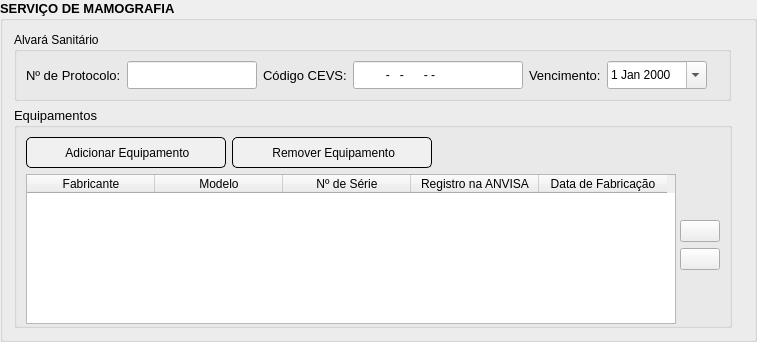
                   <widget class="QGroupBox" name="mamografiaGroupBox">
                    <property name="enabled">
                     <bool>true</bool>
                    </property>
                    <property name="minimumSize">
                     <size>
                      <width>757</width>
                      <height>342</height>
                     </size>
                    </property>
                    <property name="maximumSize">
                     <size>
                      <width>757</width>
                      <height>342</height>
                     </size>
                    </property>
                    <property name="font">
                     <font>
                      <family>Segoe UI</family>
                      <pointsize>10</pointsize>
                      <italic>false</italic>
                      <bold>true</bold>
                     </font>
                    </property>
                    <property name="styleSheet">
                     <string notr="true">QGroupBox::unchecked {
	background-color: rgb(230, 230, 230);
	font: 700 &quot;Segoe UI&quot;;
}

QGroupBox::checked {
	background-color: rgb(166, 255, 184);
	font: 700 10pt &quot;Segoe UI&quot;;
}</string>
                    </property>
                    <property name="title">
                     <string>SERVIÇO DE MAMOGRAFIA</string>
                    </property>
                    <property name="flat">
                     <bool>false</bool>
                    </property>
                    <property name="checkable">
                     <bool>false</bool>
                    </property>
                    <property name="checked">
                     <bool>false</bool>
                    </property>
                    <layout class="QVBoxLayout" name="verticalLayout_16">
                     <item>
                      <layout class="QHBoxLayout" name="horizontalLayout_26">
                       <item>
                        <widget class="QGroupBox" name="groupBox_6">
                         <property name="styleSheet">
                          <string notr="true">QGroupBox {
	font: 10pt &quot;Segoe UI&quot;;
}</string>
                         </property>
                         <property name="title">
                          <string>Alvará Sanitário</string>
                         </property>
                         <layout class="QVBoxLayout" name="verticalLayout_17">
                          <item>
                           <layout class="QHBoxLayout" name="horizontalLayout_27">
                            <item>
                             <widget class="QLabel" name="label_31">
                              <property name="font">
                               <font>
                                <pointsize>10</pointsize>
                               </font>
                              </property>
                              <property name="text">
                               <string>Nº de Protocolo:</string>
                              </property>
                             </widget>
                            </item>
                            <item>
                             <widget class="QLineEdit" name="protocoloAlvaraMamografiaLineEdit">
                              <property name="minimumSize">
                               <size>
                                <width>130</width>
                                <height>28</height>
                               </size>
                              </property>
                              <property name="maximumSize">
                               <size>
                                <width>130</width>
                                <height>28</height>
                               </size>
                              </property>
                             </widget>
                            </item>
                            <item>
                             <widget class="QLabel" name="label_32">
                              <property name="font">
                               <font>
                                <pointsize>10</pointsize>
                               </font>
                              </property>
                              <property name="text">
                               <string>Código CEVS:</string>
                              </property>
                             </widget>
                            </item>
                            <item>
                             <widget class="QLineEdit" name="codigoCEVSAlvaraMamografiaLineEdit">
                              <property name="minimumSize">
                               <size>
                                <width>170</width>
                                <height>28</height>
                               </size>
                              </property>
                              <property name="maximumSize">
                               <size>
                                <width>170</width>
                                <height>28</height>
                               </size>
                              </property>
                              <property name="inputMask">
                               <string>000000000-000-000000-0-0</string>
                              </property>
                             </widget>
                            </item>
                            <item>
                             <widget class="QLabel" name="label_33">
                              <property name="font">
                               <font>
                                <pointsize>10</pointsize>
                               </font>
                              </property>
                              <property name="text">
                               <string>Vencimento:</string>
                              </property>
                             </widget>
                            </item>
                            <item>
                             <widget class="QDateEdit" name="validadeAlvaraMamografiaDateEdit">
                              <property name="minimumSize">
                               <size>
                                <width>100</width>
                                <height>28</height>
                               </size>
                              </property>
                              <property name="maximumSize">
                               <size>
                                <width>100</width>
                                <height>28</height>
                               </size>
                              </property>
                              <property name="calendarPopup">
                               <bool>true</bool>
                              </property>
                             </widget>
                            </item>
                            <item>
                             <spacer name="horizontalSpacer_28">
                              <property name="orientation">
                               <enum>Qt::Horizontal</enum>
                              </property>
                              <property name="sizeHint" stdset="0">
                               <size>
                                <width>40</width>
                                <height>20</height>
                               </size>
                              </property>
                             </spacer>
                            </item>
                           </layout>
                          </item>
                         </layout>
                        </widget>
                       </item>
                       <item>
                        <spacer name="horizontalSpacer_29">
                         <property name="orientation">
                          <enum>Qt::Horizontal</enum>
                         </property>
                         <property name="sizeHint" stdset="0">
                          <size>
                           <width>40</width>
                           <height>20</height>
                          </size>
                         </property>
                        </spacer>
                       </item>
                      </layout>
                     </item>
                     <item>
                      <layout class="QHBoxLayout" name="horizontalLayout_45">
                       <property name="topMargin">
                        <number>0</number>
                       </property>
                       <item>
                        <widget class="QGroupBox" name="equipamentosMamografiaGroupBox">
                         <property name="minimumSize">
                          <size>
                           <width>718</width>
                           <height>0</height>
                          </size>
                         </property>
                         <property name="maximumSize">
                          <size>
                           <width>718</width>
                           <height>16777215</height>
                          </size>
                         </property>
                         <property name="font">
                          <font>
                           <pointsize>10</pointsize>
                          </font>
                         </property>
                         <property name="title">
                          <string>Equipamentos</string>
                         </property>
                         <layout class="QVBoxLayout" name="verticalLayout_22">
                          <item>
                           <layout class="QHBoxLayout" name="horizontalLayout_46">
                            <item>
                             <widget class="QPushButton" name="adicionarEquipamentoMamografiaPushButton">
                              <property name="minimumSize">
                               <size>
                                <width>200</width>
                                <height>31</height>
                               </size>
                              </property>
                              <property name="maximumSize">
                               <size>
                                <width>200</width>
                                <height>31</height>
                               </size>
                              </property>
                              <property name="styleSheet">
                               <string notr="true">QPushButton {
	font: 10pt &quot;Segoe UI&quot;;
	border: 1px solid black;
	border-radius: 5px;
	background-color: rgb(240, 240, 240);
}

QPushButton:hover {
	font: 10pt &quot;Segoe UI&quot;;
	border: 1px solid black;
	border-radius: 5px;
	background-color: rgb(170, 255, 127);
}</string>
                              </property>
                              <property name="text">
                               <string> Adicionar Equipamento</string>
                              </property>
                              <property name="icon">
                               <iconset resource="resources.qrc">
                                <normaloff>:/imagens/icon-add.png</normaloff>:/imagens/icon-add.png</iconset>
                              </property>
                              <property name="iconSize">
                               <size>
                                <width>15</width>
                                <height>15</height>
                               </size>
                              </property>
                             </widget>
                            </item>
                            <item>
                             <widget class="QPushButton" name="removerEquipamentoMamografiaPushButton">
                              <property name="minimumSize">
                               <size>
                                <width>200</width>
                                <height>31</height>
                               </size>
                              </property>
                              <property name="maximumSize">
                               <size>
                                <width>200</width>
                                <height>31</height>
                               </size>
                              </property>
                              <property name="styleSheet">
                               <string notr="true">QPushButton {
	font: 10pt &quot;Segoe UI&quot;;
	border: 1px solid black;
	border-radius: 5px;
	background-color: rgb(240, 240, 240);
}

QPushButton:hover {
	font: 10pt &quot;Segoe UI&quot;;
	border: 1px solid black;
	border-radius: 5px;
	background-color: rgb(170, 255, 127);
}</string>
                              </property>
                              <property name="text">
                               <string> Remover Equipamento</string>
                              </property>
                              <property name="icon">
                               <iconset resource="resources.qrc">
                                <normaloff>:/imagens/icon-quit.png</normaloff>:/imagens/icon-quit.png</iconset>
                              </property>
                              <property name="iconSize">
                               <size>
                                <width>15</width>
                                <height>15</height>
                               </size>
                              </property>
                             </widget>
                            </item>
                            <item>
                             <spacer name="horizontalSpacer_49">
                              <property name="orientation">
                               <enum>Qt::Horizontal</enum>
                              </property>
                              <property name="sizeHint" stdset="0">
                               <size>
                                <width>40</width>
                                <height>20</height>
                               </size>
                              </property>
                             </spacer>
                            </item>
                           </layout>
                          </item>
                          <item>
                           <layout class="QHBoxLayout" name="horizontalLayout_62">
                            <property name="topMargin">
                             <number>0</number>
                            </property>
                            <item>
                             <widget class="QTableWidget" name="equipamentoMamografiaTableWidget">
                              <property name="minimumSize">
                               <size>
                                <width>650</width>
                                <height>150</height>
                               </size>
                              </property>
                              <property name="maximumSize">
                               <size>
                                <width>650</width>
                                <height>150</height>
                               </size>
                              </property>
                              <property name="font">
                               <font>
                                <pointsize>10</pointsize>
                               </font>
                              </property>
                              <attribute name="horizontalHeaderDefaultSectionSize">
                               <number>128</number>
                              </attribute>
                              <column>
                               <property name="text">
                                <string>Fabricante</string>
                               </property>
                              </column>
                              <column>
                               <property name="text">
                                <string>Modelo</string>
                               </property>
                              </column>
                              <column>
                               <property name="text">
                                <string>Nº de Série</string>
                               </property>
                              </column>
                              <column>
                               <property name="text">
                                <string>Registro na ANVISA</string>
                               </property>
                              </column>
                              <column>
                               <property name="text">
                                <string>Data de Fabricação</string>
                               </property>
                              </column>
                             </widget>
                            </item>
                            <item>
                             <layout class="QVBoxLayout" name="verticalLayout_40">
                              <property name="rightMargin">
                               <number>0</number>
                              </property>
                              <item>
                               <spacer name="verticalSpacer_11">
                                <property name="orientation">
                                 <enum>Qt::Vertical</enum>
                                </property>
                                <property name="sizeType">
                                 <enum>QSizePolicy::MinimumExpanding</enum>
                                </property>
                                <property name="sizeHint" stdset="0">
                                 <size>
                                  <width>20</width>
                                  <height>5</height>
                                 </size>
                                </property>
                               </spacer>
                              </item>
                              <item>
                               <widget class="QPushButton" name="upMamografiaPushButton">
                                <property name="text">
                                 <string/>
                                </property>
                                <property name="icon">
                                 <iconset resource="resources.qrc">
                                  <normaloff>:/imagens/icon-sort-up.png</normaloff>:/imagens/icon-sort-up.png</iconset>
                                </property>
                                <property name="iconSize">
                                 <size>
                                  <width>20</width>
                                  <height>20</height>
                                 </size>
                                </property>
                               </widget>
                              </item>
                              <item>
                               <widget class="QPushButton" name="downMamografiaPushButton">
                                <property name="text">
                                 <string/>
                                </property>
                                <property name="icon">
                                 <iconset resource="resources.qrc">
                                  <normaloff>:/imagens/icon-sort-down.png</normaloff>:/imagens/icon-sort-down.png</iconset>
                                </property>
                                <property name="iconSize">
                                 <size>
                                  <width>20</width>
                                  <height>20</height>
                                 </size>
                                </property>
                               </widget>
                              </item>
                              <item>
                               <spacer name="verticalSpacer_10">
                                <property name="orientation">
                                 <enum>Qt::Vertical</enum>
                                </property>
                                <property name="sizeType">
                                 <enum>QSizePolicy::MinimumExpanding</enum>
                                </property>
                                <property name="sizeHint" stdset="0">
                                 <size>
                                  <width>20</width>
                                  <height>5</height>
                                 </size>
                                </property>
                               </spacer>
                              </item>
                             </layout>
                            </item>
                            <item>
                             <spacer name="horizontalSpacer_64">
                              <property name="orientation">
                               <enum>Qt::Horizontal</enum>
                              </property>
                              <property name="sizeHint" stdset="0">
                               <size>
                                <width>40</width>
                                <height>20</height>
                               </size>
                              </property>
                             </spacer>
                            </item>
                           </layout>
                          </item>
                         </layout>
                        </widget>
                       </item>
                       <item>
                        <spacer name="horizontalSpacer_48">
                         <property name="orientation">
                          <enum>Qt::Horizontal</enum>
                         </property>
                         <property name="sizeHint" stdset="0">
                          <size>
                           <width>40</width>
                           <height>20</height>
                          </size>
                         </property>
                        </spacer>
                       </item>
                      </layout>
                     </item>
                    </layout>
                   </widget>
